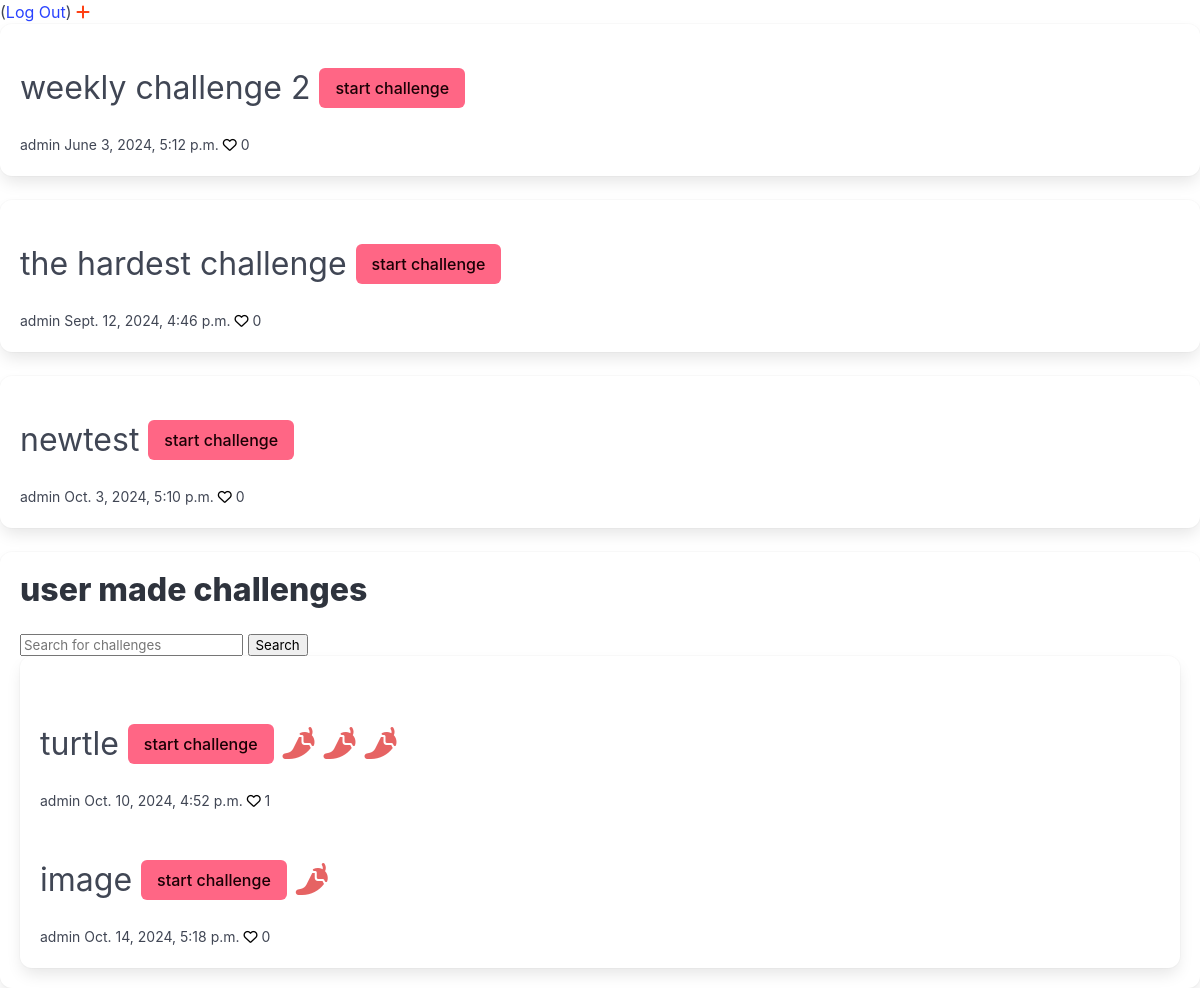
The page / on the database its author committed.
### spiceman/models.py (models this page shows, shortened)
class Challenge(models.Model):
    title = models.CharField(max_length=50)
    text = models.CharField(max_length=300)
    difficulty = models.PositiveSmallIntegerField(default=3)
    author = models.ForeignKey(User, on_delete=models.CASCADE, related_name='challenges_authored')
    creation_date = models.DateTimeField("date posted", auto_now_add=True)
    likers = models.ManyToManyField(User, related_name='challenges_liked')
    answer_image = models.ImageField()
    answer_text = models.TextField()
    isweekly = models.BooleanField(default=False)

### spiceman/views.py (the view)
# urls.py: path("", views.home, name="homepage"),
def home(request, challenges=None, search=True):
    if not challenges:
        challenges = Challenge.objects.all()
    return render(request, 'spiceman/homepage.html', {'challenges':challenges, 'search_results':search})

### spiceman/templates/spiceman/homepage.html (shortened to what this page needs)
<!DOCTYPE html>
<html lang="en">
<head>
    <link rel="stylesheet" href="https://cdn.jsdelivr.net/npm/bulma@1.0.1/css/bulma.min.css">
</head>
<body>
    {{request.user.username}} (<a href="{% url 'spiceman:logout' %}">Log Out</a>)
    <a href="{% url 'spiceman:create_challenge_page' %}"><i class="fa-solid fa-plus" style="color: #ff4013;"></i></a>
    {% include 'spiceman/weekly_challenges.html' %}
    <form class="box"action="{% url 'spiceman:search' %}" method="get">
        <h2 class="title">user made challenges</h2>
        <p>
            <input type="text" name="search_bar" placeholder="Search for challenges">
            <input type="submit" value="Search">
        </p>
    {% include 'spiceman/challenges.html' %}
</form>
</body>
</html>

### spiceman/templates/spiceman/weekly_challenges.html (shortened to what this page needs)
<!DOCTYPE html>
<html lang="en">
<head>
</head>
<body>
    {%for challenge in challenges %}
        {% if challenge.isweekly %}
           <div class = 'box'>
            <p>{{challenge.post_text}} <br>
             <h1 class="subtitle is-3">{{challenge.title}}   <a class="button is-danger" href="{% url 'spiceman:challenge_page' challenge.id %}">start challenge </a> </h1>
                <small>{{challenge.author.username}}  {{challenge.creation_date}}
                    {% if request.user in challenge.likers.all %}
                    <a href="{% url 'spiceman:like' challenge.id %}"><i class="fa-solid fa-heart" style="color: #ff4013;"></i></a> {{challenge.likers.count}}
                 {% else %}
                        <a href="{% url 'spiceman:like' challenge.id %}"><i class="fa-regular fa-heart" style="color: #000000;"></i></a> {{challenge.likers.count}}
                {% endif %}
                </small>
        {% else %}
        </small>
        </p>
        {% endif %}
        </div>
    {%endfor%}
</body>
</html>

### spiceman/templates/spiceman/challenges.html (shortened to what this page needs)
<div class="box">
{% if challenges %}
    {%for challenge in challenges %}
        {% if challenge.isweekly %}
        {%else%}
            <p>{{challenge.post_text}} <br>
                    <p>{{challenge.post_text}} <br>
                    <h1 class="subtitle is-3">{{challenge.title}}   <a class="button is-danger" href="{% url 'spiceman:challenge_page' challenge.id %}">start challenge </a>
                    {% with ''|center:challenge.difficulty as range %}
                        {% for _ in range %}
                     <i class="fa-solid fa-pepper-hot" style="color: #e66363;"></i>
                     {%endfor%}
                    {% endwith %}
                 </h1>
                        <small>{{challenge.author.username}}  {{challenge.creation_date}}
                        {% if request.user in challenge.likers.all %}
                        <a href="{% url 'spiceman:like' challenge.id %}"><i class="fa-solid fa-heart" style="color: #ff4013;"></i></a> {{challenge.likers.count}}
                     {% else %}
                            <a href="{% url 'spiceman:like' challenge.id %}"><i class="fa-regular fa-heart" style="color: #000000;"></i></a> {{challenge.likers.count}}
                    {% endif %}
                        </small>
     </p>
     {%endif%}
    {%endfor%}
{% else %}
    No challenges to show
{% endif %}

### rows shown on the page
Challenge: title "weekly challenge 2", author.username "admin", creation_date "June 3, 2024, 5:12 p.m.", likers.count "0"
Challenge: title "the hardest challenge", author.username "admin", creation_date "Sept. 12, 2024, 4:46 p.m.", likers.count "0"
Challenge: title "newtest", author.username "admin", creation_date "Oct. 3, 2024, 5:10 p.m.", likers.count "0"
Challenge: title "turtle", isweekly False (drawn), author.username "admin", creation_date "Oct. 10, 2024, 4:52 p.m.", likers.count "1"
Challenge: title "image", isweekly False (drawn), author.username "admin", creation_date "Oct. 14, 2024, 5:18 p.m.", likers.count "0"
